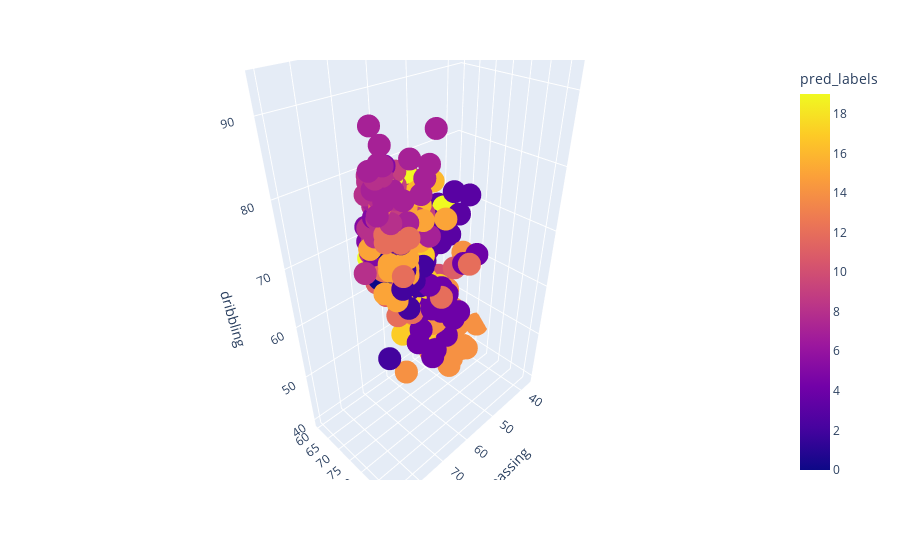

The notebook cell saved with this chart:
### Markdown cell above
###  Scatter Plot of the player clusters

### Code cell
fig = px.scatter_3d(pl_df, x='passing', y='overall', z='dribbling',
              color="pred_labels", log_x=True, hover_name="name", hover_data=["overall"])
fig.show()

### Figure 1 — Plotly figure (JSON) as saved in the notebook; plotly's stock layout.template omitted (floating-point values rounded to 4 significant figures; data arrays with more than 128 entries replaced by an {"elided": "..."} marker saying what was removed)
{"data": [{"hovertemplate": "<b>%{hovertext}</b><br><br>passing=%{x}<br>overall=%{y}<br>dribbling=%{z}<br>pred_labels=%{marker.color}<extra></extra>", "hovertext": {"elided": "391 str values"}, "legendgroup": "", "marker": {"color": {"elided": "391 int values"}, "coloraxis": "coloraxis", "symbol": "circle"}, "mode": "markers", "name": "", "scene": "scene", "showlegend": false, "type": "scatter3d", "x": {"elided": "391 int values"}, "y": {"elided": "391 int values"}, "z": {"elided": "391 int values"}}], "layout": {"coloraxis": {"colorbar": {"title": {"text": "pred_labels"}}, "colorscale": [[0, "#0d0887"], [0.1111, "#46039f"], [0.2222, "#7201a8"], [0.3333, "#9c179e"], [0.4444, "#bd3786"], [0.5556, "#d8576b"], [0.6667, "#ed7953"], [0.7778, "#fb9f3a"], [0.8889, "#fdca26"], [1, "#f0f921"]]}, "legend": {"tracegroupgap": 0}, "margin": {"t": 60}, "scene": {"domain": {"x": [0, 1], "y": [0, 1]}, "xaxis": {"title": {"text": "passing"}, "type": "log"}, "yaxis": {"title": {"text": "overall"}}, "zaxis": {"title": {"text": "dribbling"}}}}}
